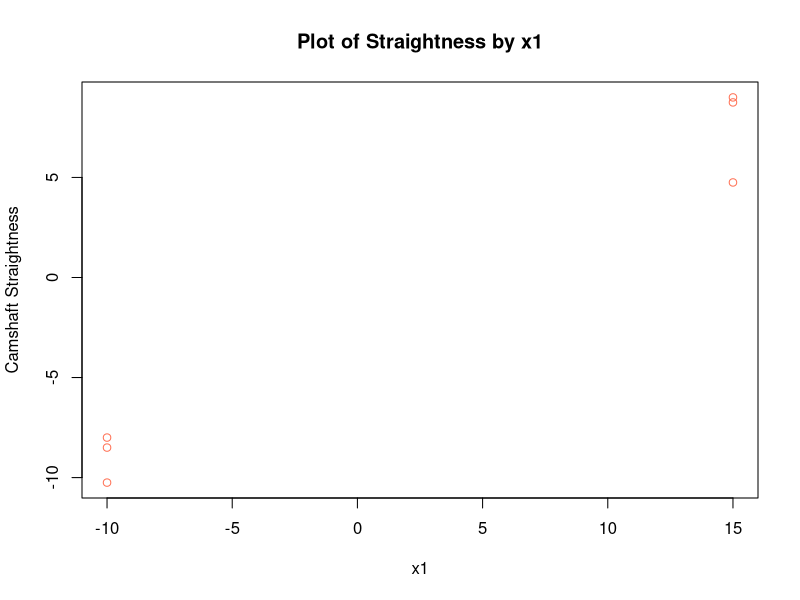

This figure's R source:
# Cleaning up the Workspace
rm(list = ls())
dev.off()
cat("\014")

# Pulling In Data from the Verification Experiment
variation <- read.csv("verification.csv", header=T)

plot(variation$y300~variation$x1, main = "Plot of Straightness by x1",
        xlab = "x1", ylab = "Camshaft Straightness", col = "coral1")